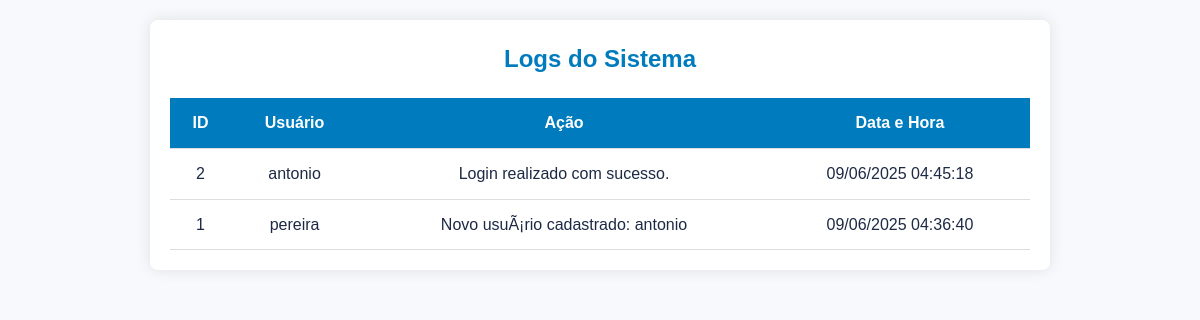
The page /logs.php on the database its author committed.
### tables this page shows
CREATE TABLE `logs` (
  `id` int(11) NOT NULL,
  `usuario` varchar(100) DEFAULT NULL,
  `acao` text DEFAULT NULL,
  `data_hora` datetime DEFAULT current_timestamp()
);

### logs.php (the view, shortened to what this page needs)
<?php
include("controllers/conexao.php");
$sql = "SELECT * FROM logs ORDER BY data_hora DESC";
$resultado = $conn->query($sql);
?>
<!DOCTYPE html>
<html lang="pt-br">
<head>
    <link rel="stylesheet" href="style.css">
</head>
<body>
    <div class="container">
        <h2>Logs do Sistema</h2>
        <?php if ($resultado->num_rows > 0): ?>
            <table>
                <thead>
                    <tr>
                        <th>ID</th>
                        <th>Usuário</th>
                        <th>Ação</th>
                        <th>Data e Hora</th>
                    </tr>
                </thead>
                <tbody>
                    <?php while($linha = $resultado->fetch_assoc()): ?>
                        <tr>
                            <td><?= $linha['id'] ?></td>
                            <td><?= htmlspecialchars($linha['usuario']) ?></td>
                            <td><?= htmlspecialchars($linha['acao']) ?></td>
                            <td><?= date('d/m/Y H:i:s', strtotime($linha['data_hora'])) ?></td>
                        </tr>
                    <?php endwhile; ?>
                </tbody>
            </table>
        <?php else: ?>
            <p>Nenhum log registrado ainda.</p>
        <?php endif; ?>
    </div>
</body>
</html>

### style.css (style rules this page uses)
* { margin: 0; padding: 0; box-sizing: border-box; }
body { font-family: "Poppins", sans-serif; background-color: #f9fafc; color: #1d2a44; line-height: 1.6; overflow-x: hidden; }

### logs.php (style rules this page uses)
body { font-family: Arial, sans-serif; padding: 20px; background-color: #f7f9fc; }
.container { max-width: 900px; margin: auto; background: white; border-radius: 8px; padding: 20px; box-shadow: 0 0 15px rgba(0,0,0,0.1); }
h2 { text-align: center; color: #007BBD; }
table { width: 100%; border-collapse: collapse; margin-top: 20px; }
th, td { padding: 12px; border-bottom: 1px solid #ddd; text-align: center; }
th { background-color: #007BBD; color: white; }

### rows shown on the page
logs: id "2", usuario "antonio", acao "Login realizado com sucesso.", data_hora "09/06/2025 04:45:18"
logs: id "1", usuario "pereira", acao "Novo usuÃ¡rio cadastrado: antonio", data_hora "09/06/2025 04:36:40"
